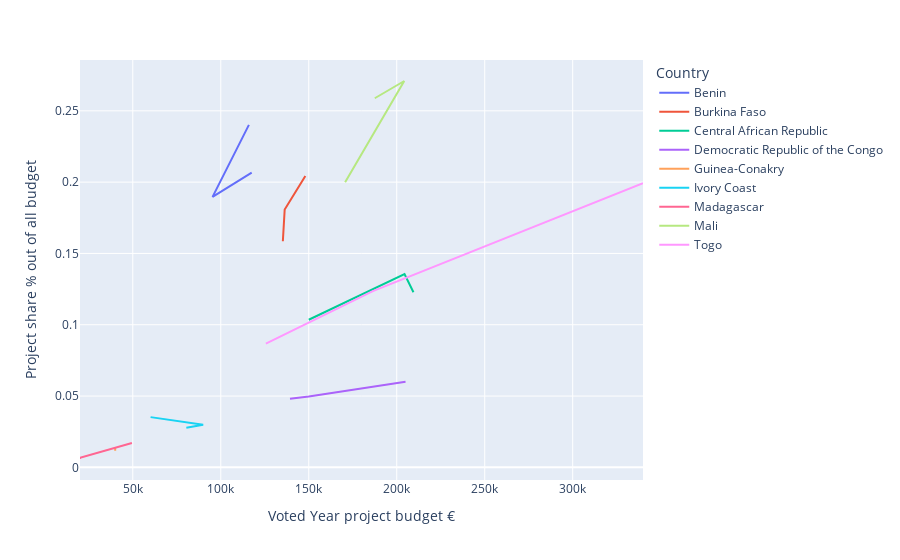

Notebook code cell kept with this figure:
### Code cell
px.line(df_con_bud, x="Voted Year project budget €", y="Project share % out of all budget", color='Country', hover_data=['Country', 'Year'])

### Figure 1 — Plotly figure (JSON) as saved in the notebook; plotly's stock layout.template omitted (floating-point values rounded to 4 significant figures)
{"data": [{"customdata": [["Benin", 2018], ["Benin", 2019], ["Benin", 2020]], "hovertemplate": "Country=%{customdata[0]}<br>Voted Year project budget €=%{x}<br>Project share % out of all budget=%{y}<br>Year=%{customdata[1]}<extra></extra>", "legendgroup": "Benin", "line": {"color": "#636efa", "dash": "solid"}, "mode": "lines", "name": "Benin", "orientation": "v", "showlegend": true, "type": "scatter", "x": [116000.0, 95330.0, 117574], "xaxis": "x", "y": [0.2401, 0.1896, 0.2067], "yaxis": "y"}, {"customdata": [["Burkina Faso", 2018], ["Burkina Faso", 2019], ["Burkina Faso", 2020]], "hovertemplate": "Country=%{customdata[0]}<br>Voted Year project budget €=%{x}<br>Project share % out of all budget=%{y}<br>Year=%{customdata[1]}<extra></extra>", "legendgroup": "Burkina Faso", "line": {"color": "#EF553B", "dash": "solid"}, "mode": "lines", "name": "Burkina Faso", "orientation": "v", "showlegend": true, "type": "scatter", "x": [148100.0, 136300.0, 135300.0], "xaxis": "x", "y": [0.2044, 0.1808, 0.1585], "yaxis": "y"}, {"customdata": [["Central African Republic", 2018], ["Central African Republic", 2019], ["Central African Republic", 2020]], "hovertemplate": "Country=%{customdata[0]}<br>Voted Year project budget €=%{x}<br>Project share % out of all budget=%{y}<br>Year=%{customdata[1]}<extra></extra>", "legendgroup": "Central African Republic", "line": {"color": "#00cc96", "dash": "solid"}, "mode": "lines", "name": "Central African Republic", "orientation": "v", "showlegend": true, "type": "scatter", "x": [150000, 204400.0, 209500], "xaxis": "x", "y": [0.1035, 0.1356, 0.1228], "yaxis": "y"}, {"customdata": [["Democratic Republic of the Congo", 2018], ["Democratic Republic of the Congo", 2019], ["Democratic Republic of the Congo", 2020]], "hovertemplate": "Country=%{customdata[0]}<br>Voted Year project budget €=%{x}<br>Project share % out of all budget=%{y}<br>Year=%{customdata[1]}<extra></extra>", "legendgroup": "Democratic Republic of the Congo", "line": {"color": "#ab63fa", "dash": "solid"}, "mode": "lines", "name": "Democratic Republic of the Congo", "orientation": "v", "showlegend": true, "type": "scatter", "x": [139332, 150000, 205000], "xaxis": "x", "y": [0.04808, 0.04973, 0.06006], "yaxis": "y"}, {"customdata": [["Guinea-Conakry", 2018], ["Guinea-Conakry", 2019], ["Guinea-Conakry", 2020]], "hovertemplate": "Country=%{customdata[0]}<br>Voted Year project budget €=%{x}<br>Project share % out of all budget=%{y}<br>Year=%{customdata[1]}<extra></extra>", "legendgroup": "Guinea-Conakry", "line": {"color": "#FFA15A", "dash": "solid"}, "mode": "lines", "name": "Guinea-Conakry", "orientation": "v", "showlegend": true, "type": "scatter", "x": [39300, 40000, 40000], "xaxis": "x", "y": [0.01356, 0.01326, 0.01172], "yaxis": "y"}, {"customdata": [["Ivory Coast", 2018], ["Ivory Coast", 2019], ["Ivory Coast", 2020]], "hovertemplate": "Country=%{customdata[0]}<br>Voted Year project budget €=%{x}<br>Project share % out of all budget=%{y}<br>Year=%{customdata[1]}<extra></extra>", "legendgroup": "Ivory Coast", "line": {"color": "#19d3f3", "dash": "solid"}, "mode": "lines", "name": "Ivory Coast", "orientation": "v", "showlegend": true, "type": "scatter", "x": [80428, 90000, 60110.0], "xaxis": "x", "y": [0.02775, 0.02984, 0.03522], "yaxis": "y"}, {"customdata": [["Madagascar", 2018], ["Madagascar", 2019], ["Madagascar", 2020]], "hovertemplate": "Country=%{customdata[0]}<br>Voted Year project budget €=%{x}<br>Project share % out of all budget=%{y}<br>Year=%{customdata[1]}<extra></extra>", "legendgroup": "Madagascar", "line": {"color": "#FF6692", "dash": "solid"}, "mode": "lines", "name": "Madagascar", "orientation": "v", "showlegend": true, "type": "scatter", "x": [49500, 20000, 20000], "xaxis": "x", "y": [0.01708, 0.006631, 0.005859], "yaxis": "y"}, {"customdata": [["Mali", 2018], ["Mali", 2019], ["Mali", 2020]], "hovertemplate": "Country=%{customdata[0]}<br>Voted Year project budget €=%{x}<br>Project share % out of all budget=%{y}<br>Year=%{customdata[1]}<extra></extra>", "legendgroup": "Mali", "line": {"color": "#B6E880", "dash": "solid"}, "mode": "lines", "name": "Mali", "orientation": "v", "showlegend": true, "type": "scatter", "x": [187500.0, 204274, 170665], "xaxis": "x", "y": [0.2588, 0.2709, 0.2], "yaxis": "y"}, {"customdata": [["Togo", 2018], ["Togo", 2019], ["Togo", 2020]], "hovertemplate": "Country=%{customdata[0]}<br>Voted Year project budget €=%{x}<br>Project share % out of all budget=%{y}<br>Year=%{customdata[1]}<extra></extra>", "legendgroup": "Togo", "line": {"color": "#FF97FF", "dash": "solid"}, "mode": "lines", "name": "Togo", "orientation": "v", "showlegend": true, "type": "scatter", "x": [125600.0, 186427, 339949], "xaxis": "x", "y": [0.0867, 0.1236, 0.1992], "yaxis": "y"}], "layout": {"legend": {"title": {"text": "Country"}, "tracegroupgap": 0}, "margin": {"t": 60}, "xaxis": {"anchor": "y", "domain": [0, 1], "title": {"text": "Voted Year project budget €"}}, "yaxis": {"anchor": "x", "domain": [0, 1], "title": {"text": "Project share % out of all budget"}}}}
